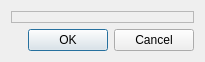
<?xml version="1.0" encoding="UTF-8"?>
<ui version="4.0">
 <class>KMediaCopierDialog</class>
 <widget class="QDialog" name="KMediaCopierDialog">
  <property name="geometry">
   <rect>
    <x>0</x>
    <y>0</y>
    <width>205</width>
    <height>62</height>
   </rect>
  </property>
  <property name="windowTitle">
   <string>Dialog</string>
  </property>
  <layout class="QVBoxLayout" name="verticalLayout">
   <item>
    <widget class="MediaCopierParam" name="param">
     <property name="frameShape">
      <enum>QFrame::StyledPanel</enum>
     </property>
     <property name="frameShadow">
      <enum>QFrame::Raised</enum>
     </property>
    </widget>
   </item>
   <item>
    <widget class="QDialogButtonBox" name="dialogButtonBox">
     <property name="standardButtons">
      <set>QDialogButtonBox::Cancel|QDialogButtonBox::Ok</set>
     </property>
    </widget>
   </item>
  </layout>
 </widget>
 <customwidgets>
  <customwidget>
   <class>MediaCopierParam</class>
   <extends>QFrame</extends>
   <header>src/gui/param.hpp</header>
   <container>1</container>
  </customwidget>
 </customwidgets>
 <resources/>
 <connections/>
</ui>
